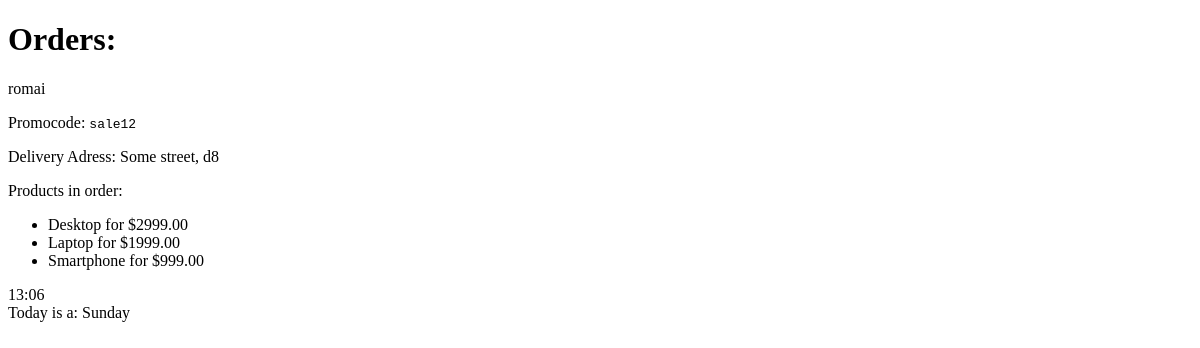
The app's page /shop/orders/, older data.
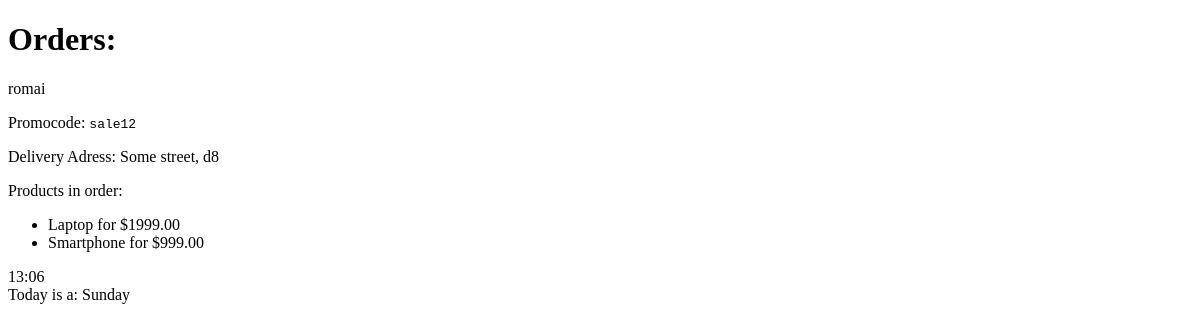
The same page, newer data.
### shopapp/models.py (models this page shows, shortened)
class Order(models.Model):
    delivery_adress = models.TextField(null=False, blank=True)
    promocode = models.CharField(max_length=20, null=False, blank=True)
    created_at = models.DateTimeField(auto_now_add=True)
    user = models.ForeignKey(User, on_delete=models.PROTECT)
    products = models.ManyToManyField(Products, related_name="orders")

class Products(models.Model):
    class Meta:
        ordering = ["name"]
    name = models.CharField(max_length=100)
    description = models.TextField(null=False, blank=True)
    price = models.DecimalField(default=0, max_digits=8, decimal_places=2)
    discount = models.SmallIntegerField(default=0)
    created_at = models.DateTimeField(auto_now_add=True)
    archived = models.BooleanField(default=False)

### shopapp/views.py (the view)
# urls.py: path("orders/", orders_list, name="orders_list"),
def orders_list(request: HttpRequest):
    context = {
        "orders": Order.objects.select_related("user").prefetch_related("products").all()
    }
    return render(request, 'shopapp/orders_list.html', context=context)

### shopapp/templates/shopapp/orders_list.html (shortened to what this page needs)
{%  extends 'shopapp/base.html' %}
{% block body %}
    <h1>Orders:</h1>
    {% if orders %}
        <div>
            {% for order in orders %}
                <div>
                    <p>{% firstof order.user.firstname order.user.username %}</p>
                    <p>Promocode: <code>{{ order.promocode }}</code></p>
                    <p>Delivery Adress: {{ order.delivery_adress }}</p>
                <div>Products in order:</div>
                <ul>
                    {% for product in order.products.all %}
                        <li>{{ product.name }} for ${{ product.price }}</li>
                    {% endfor %}
                </ul>
                </div>
            {% endfor %}
        </div>
    {% else %}
        <h1>No orders</h1>
    {% endif %}
{% endblock %}

### shopapp/templates/shopapp/base.html (shortened to what this page needs)
<!DOCTYPE html>
<html lang="en">
<head>
</head>
<body>
{% block body %}{% endblock %}
<div>
    {% now 'H:i' %}
</div>
<div>
    {% now 'l' as current_day %}
    Today is a: {{ current_day }}
</div>
</body>
</html>

Row changes from the older to the newer data that the page shows:
changed Order "Some street, d8": loses Products (name "Desktop", price "2999.00")
